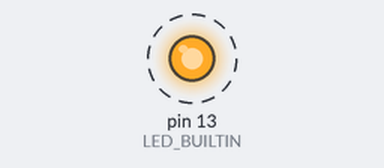
Bench run of a sketch on a simulated Arduino Uno, built with avr-gcc and run on an emulated ATmega328P. Shown: output pins drawn as LEDs (lit = HIGH). Dashed ring = blinking. What the sketch prints to the serial monitor is not drawn.

Above: at 1.5 s.
Timing chart, 0 to 5.6 s (numbered marks = the images above):
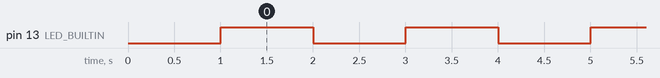

The sketch:

2_LogWindow.ino
```cpp
void setup() {
  Serial.begin(115200);
  while (!Serial) {};
  delay(1000);
  Serial.println("\nBooting");

  pinMode(LED_BUILTIN, OUTPUT);
}

void loop() {
  digitalWrite(LED_BUILTIN, HIGH);   // turn the LED on (HIGH is the voltage level)
  delay(1000);                       // wait for a second
  Serial.println("aan");
  digitalWrite(LED_BUILTIN, LOW);    // turn the LED off by making the voltage LOW
  delay(1000);                       // wait for a second
  Serial.println("uit");
}
```

Measured:
- by itself, pin 13 (LED_BUILTIN): alternates HIGH for 1.0 s and LOW for 1.0 s
